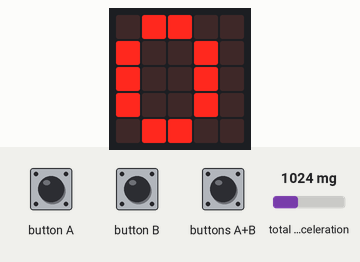
Bench run of a program on a simulated BBC micro:bit (MakeCode). Shown: the board's 5×5 LED display. The test bench sets the inputs (shaded band); at power-on: total acceleration 1024 mg.

Above: at 1.9 s.
2.0 s: button A pressed for 0.15 s
At 4.0 s:
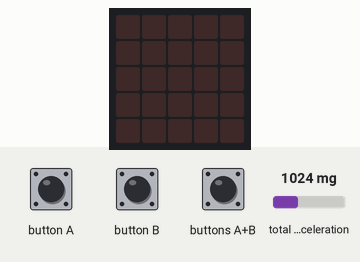
4.4 s: buttons A+B pressed for 0.15 s
At 5.7 s:
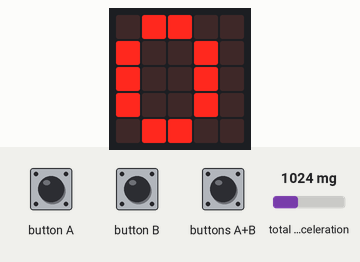
6.0 s: button B pressed for 0.15 s
At 7.0 s:
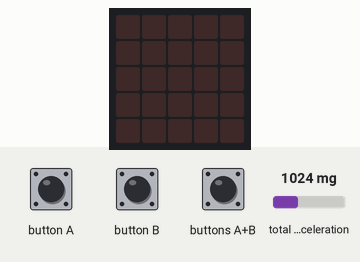
Timing chart, 0 to 9.0 s (numbered marks = the images above; inputs shaded):
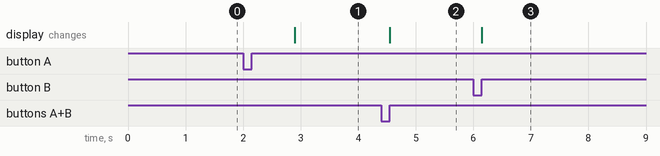

The program:

main.ts
```typescript
input.onButtonPressed(Button.A, function () {
    basic.showNumber(steps)
    basic.clearScreen()
})
input.onButtonPressed(Button.AB, function () {
    basic.showNumber(68.475 * steps)
})
input.onButtonPressed(Button.B, function () {
    steps = 0
    basic.clearScreen()
})
let steps = 0
steps = 0
basic.showNumber(0)
basic.forever(function () {
    if (input.acceleration(Dimension.Strength) > 2500) {
        steps += 1
        basic.pause(100)
    }
})
```

test.ts
```typescript
// aquí va el archivo "tests"; esto no se compilará cuando este paquete se utilice como una extensión.
```

Measured:
- after the input at 2.0 s, the display: changes after 0.90 s (image 1)
- after the input at 4.4 s, the display: changes after 0.15 s (image 2)
- after the input at 6.0 s, the display: changes after 0.15 s (image 3)
